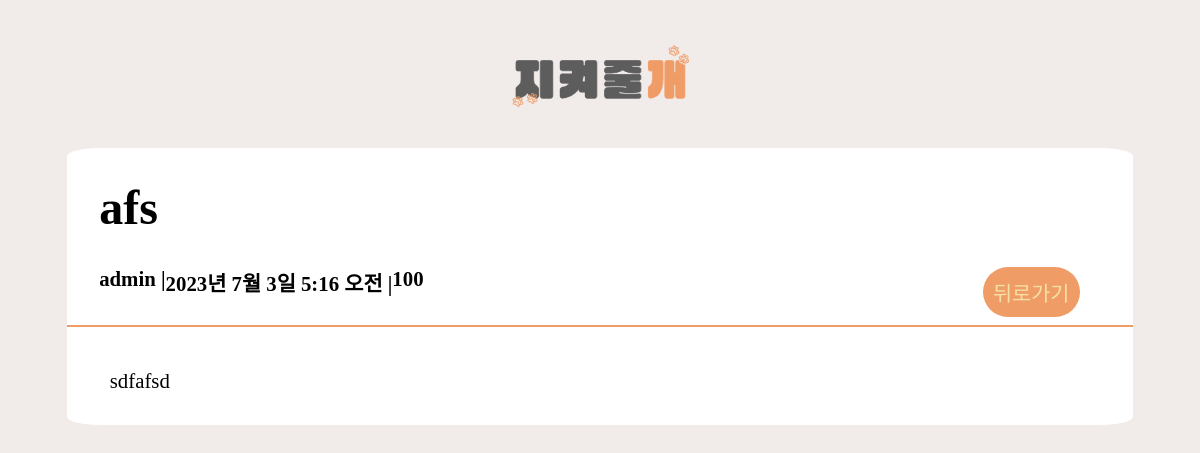
Screenshot of /posts/8/ with the database file from the repository.
### myapp/models.py (models this page shows, shortened)
class Post(models.Model):
    title = models.CharField(max_length=70)             # 제목 (최대 길이 70자)
    content = models.TextField(blank=True)  # 본문 내용
    datetime = models.DateTimeField(auto_now_add=True)  # 현재 시간 자동저장
    image = models.ImageField(upload_to="post/images/%Y/%m/%d/", blank=True)
    author = models.ForeignKey(User, on_delete=models.CASCADE)

### users/models.py (models this page shows)
class User(AbstractUser):
    phone = models.CharField(verbose_name='전화번호', max_length=11)
    objects = UserManager()

### myapp/views.py (the view)
# urls.py: path("posts/<int:pk>/", views.PostDetail.as_view(), name="detail"),
class PostDetail(DetailView):
    model = Post
    template_name = "myapp/More.html"

### myapp/templates/myapp/More.html (shortened to what this page needs)
{% load static %}
<!DOCTYPE html>
<html lang="ko">
    <head>
        <link href="{% static 'css/More.css' %}" type="text/css" rel="stylesheet" />
    </head>
    <body>
        <a href="{% url 'myapp:list' %}"
                    > <img src="{% static 'images/logo.png' %}"
                        alt="logo" id="logo"
                /></a>
        <div class="content">
            <div class="title">{{ post.title }}</div>
            <div class="middle">
                <div class="info">
                    <span id="name">{{ post.author }} |</span>
                    <span id="update">{{ post.datetime }} |</span>
                    <span id="view">100</span>
                </div>
                <form class="content_btn">
                    <a href="{% url 'myapp:list'%}" id="fix_a"><input type="button" id="back" value="뒤로가기"></input></a>
                </form>
            </div>
            <hr id="line"/>
            <div class="text">
                {{ post.content }}
            </div>
        </div>
    </body>
</html>

### static/css/More.css (style rules this page uses)
body { background-color: #f1ebe9; }
#logo { margin: 3% 42.5% 3% 42.5%; width: 15%; height: 5%; }
.content { background-color: #ffffff; width: 90%; margin: 0% 5% 10% 5%; border-radius: 3%; }
.title { font-weight: bold; font-size: 300%; padding: 3%; }
.middle { display: flex; flex-direction: row; justify-content: space-between; }
.info { display: flex; flex-direction: row; font-weight: bold; margin-left: 3%; font-size: 130%; }
.content_btn { display: flex; flex-direction: row; text-decoration: none; margin-right: 5%; }
#back { display: inline-flex; color: #f7e0a3; border: none; padding: 10px; border-radius: 30px; text-decoration: none; font-size: 130%; background-color: #f09c67; }
#fix_a { margin-right: 5%; }
#line { color: #f09c67; border: none; height: 2px; background-color: #f09c67; }
.text { font-size: 130%; margin: 1%; padding: 3%; }

### rows the page displays
Post: title "afs", author "admin", datetime "2023년 7월 3일 5:16 오전", content "sdfafsd"
